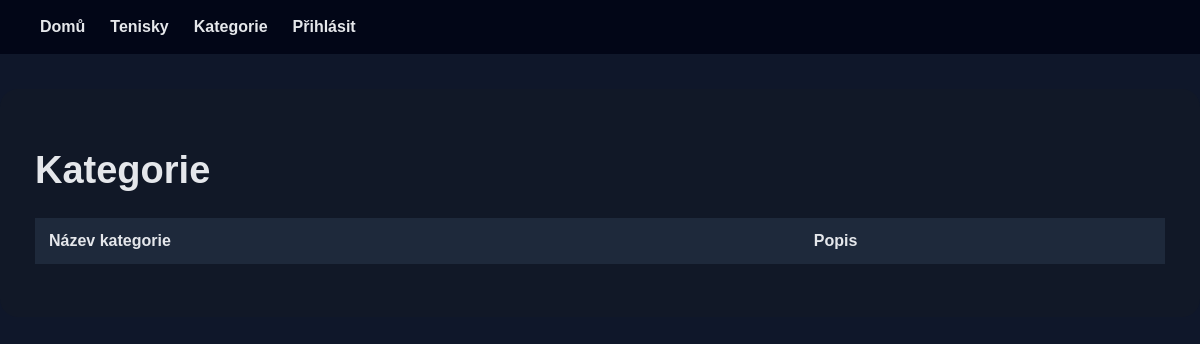
The page /databaze/kategorie/ on the database as committed earlier.
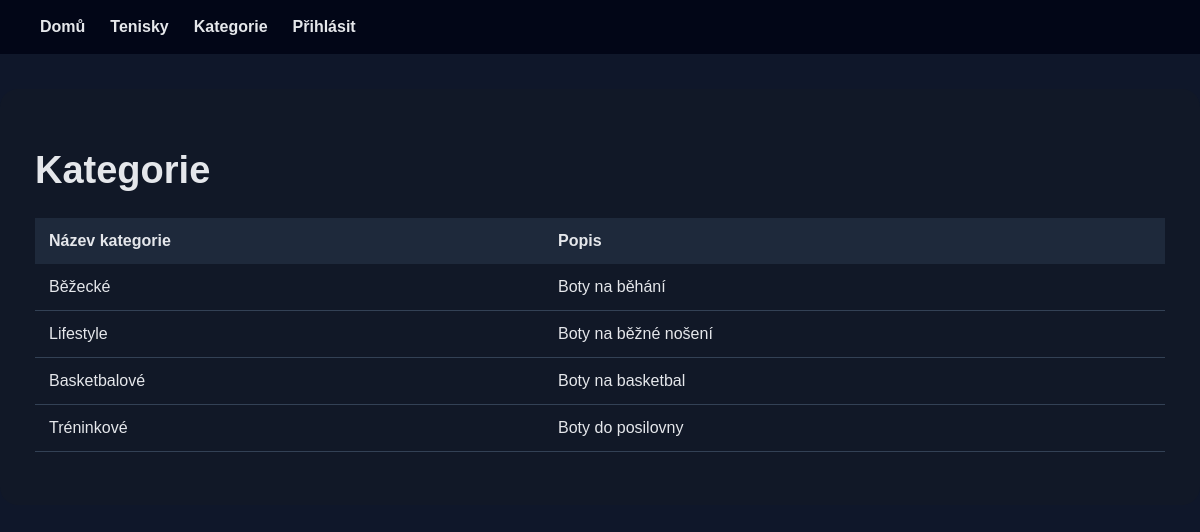
The same page on the database as committed later.
### databaze/models.py (models this page shows, shortened)
class Kategorie(models.Model):
    id_kategorie = models.AutoField(primary_key=True)
    nazev_kategorie = models.CharField(max_length=255)
    popis = models.CharField(max_length=255)

### databaze/views.py (the view)
# urls.py: path("kategorie/", views.kategorie, name="kategorie"),
def kategorie(request):
    return render(request, "databaze/kategorie.html", {
        "kategorie": Kategorie.objects.all()
    })

### databaze/templates/databaze/kategorie.html (shortened to what this page needs)
{% extends "databaze/layout.html" %}
{% block body %}
<h1>Kategorie</h1>
<table>
    <tr>
        <th>Název kategorie</th>
        <th>Popis</th>
    </tr>
    {% for k in kategorie %}
    <tr>
        <td>{{ k.nazev_kategorie }}</td>
        <td>{{ k.popis }}</td>
    </tr>
    {% endfor %}
</table>
<br>
{% endblock %}

Rows that differ between the two databases and show on the page:
added Kategorie: nazev_kategorie "Běžecké", popis "Boty na běhání"
added Kategorie: nazev_kategorie "Lifestyle", popis "Boty na běžné nošení"
added Kategorie: nazev_kategorie "Basketbalové", popis "Boty na basketbal"
added Kategorie: nazev_kategorie "Tréninkové", popis "Boty do posilovny"
